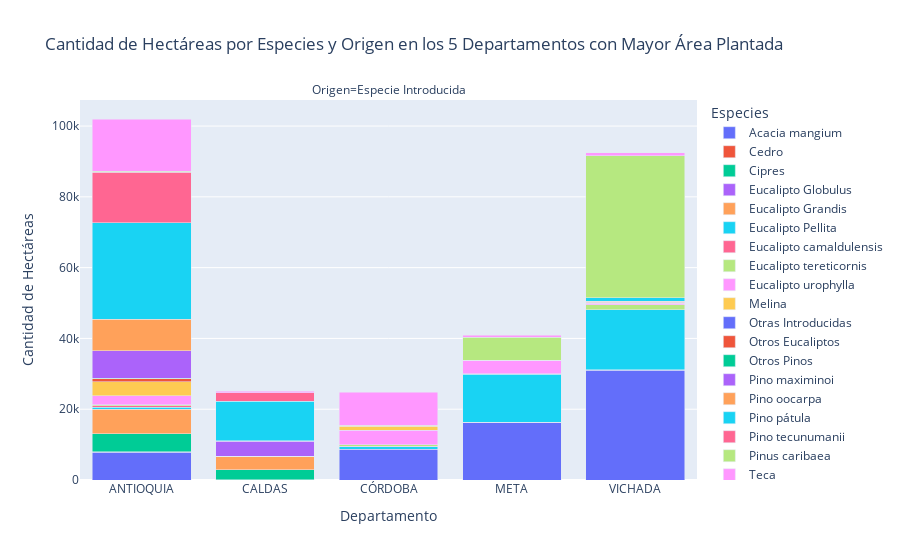

The cell this chart's notebook holds for it:
### Code cell
hectareas_por_especies_introducida = hectareas_por_especies_origen[hectareas_por_especies_origen['Agrupacion por Origen'] == 'Especie Introducida']
#Crear el gráfico de barras apiladas
fig = px.bar(hectareas_por_especies_introducida,
             x='Departamento',
             y='Hectareas (Ha)',
             color='Agrupacion por Especies Reforestacion Comercial',
             facet_col='Agrupacion por Origen',
             title='Cantidad de Hectáreas por Especies y Origen en los 5 Departamentos con Mayor Área Plantada',
             labels={'Hectareas (Ha)': 'Cantidad de Hectáreas', 'Agrupacion por Especies Reforestacion Comercial': 'Especies', 'Agrupacion por Origen': 'Origen'},
             barmode='stack')

# Mostrar el gráfico
fig.show()

### Figure 1 — Plotly figure (JSON) as saved in the notebook; plotly's stock layout.template omitted (floating-point values rounded to 4 significant figures)
{"data": [{"alignmentgroup": "True", "hovertemplate": "Especies=Acacia mangium<br>Origen=Especie Introducida<br>Departamento=%{x}<br>Cantidad de Hectáreas=%{y}<extra></extra>", "legendgroup": "Acacia mangium", "marker": {"color": "#636efa", "pattern": {"shape": ""}}, "name": "Acacia mangium", "offsetgroup": "Acacia mangium", "orientation": "v", "showlegend": true, "textposition": "auto", "type": "bar", "x": ["ANTIOQUIA", "CALDAS", "CÓRDOBA", "META", "VICHADA"], "xaxis": "x", "y": [7834.0, 21.3, 8725.0, 16360.0, 31060.0], "yaxis": "y"}, {"alignmentgroup": "True", "hovertemplate": "Especies=Cedro<br>Origen=Especie Introducida<br>Departamento=%{x}<br>Cantidad de Hectáreas=%{y}<extra></extra>", "legendgroup": "Cedro", "marker": {"color": "#EF553B", "pattern": {"shape": ""}}, "name": "Cedro", "offsetgroup": "Cedro", "orientation": "v", "showlegend": true, "textposition": "auto", "type": "bar", "x": ["ANTIOQUIA"], "xaxis": "x", "y": [140.8], "yaxis": "y"}, {"alignmentgroup": "True", "hovertemplate": "Especies=Cipres<br>Origen=Especie Introducida<br>Departamento=%{x}<br>Cantidad de Hectáreas=%{y}<extra></extra>", "legendgroup": "Cipres", "marker": {"color": "#00cc96", "pattern": {"shape": ""}}, "name": "Cipres", "offsetgroup": "Cipres", "orientation": "v", "showlegend": true, "textposition": "auto", "type": "bar", "x": ["ANTIOQUIA", "CALDAS"], "xaxis": "x", "y": [5069.0, 2838.0], "yaxis": "y"}, {"alignmentgroup": "True", "hovertemplate": "Especies=Eucalipto Globulus<br>Origen=Especie Introducida<br>Departamento=%{x}<br>Cantidad de Hectáreas=%{y}<extra></extra>", "legendgroup": "Eucalipto Globulus", "marker": {"color": "#ab63fa", "pattern": {"shape": ""}}, "name": "Eucalipto Globulus", "offsetgroup": "Eucalipto Globulus", "orientation": "v", "showlegend": true, "textposition": "auto", "type": "bar", "x": ["ANTIOQUIA", "CALDAS"], "xaxis": "x", "y": [3.2, 50.4], "yaxis": "y"}, {"alignmentgroup": "True", "hovertemplate": "Especies=Eucalipto Grandis<br>Origen=Especie Introducida<br>Departamento=%{x}<br>Cantidad de Hectáreas=%{y}<extra></extra>", "legendgroup": "Eucalipto Grandis", "marker": {"color": "#FFA15A", "pattern": {"shape": ""}}, "name": "Eucalipto Grandis", "offsetgroup": "Eucalipto Grandis", "orientation": "v", "showlegend": true, "textposition": "auto", "type": "bar", "x": ["ANTIOQUIA", "CALDAS", "META", "VICHADA"], "xaxis": "x", "y": [6963.0, 3784.0, 0.3, 73.8], "yaxis": "y"}, {"alignmentgroup": "True", "hovertemplate": "Especies=Eucalipto Pellita<br>Origen=Especie Introducida<br>Departamento=%{x}<br>Cantidad de Hectáreas=%{y}<extra></extra>", "legendgroup": "Eucalipto Pellita", "marker": {"color": "#19d3f3", "pattern": {"shape": ""}}, "name": "Eucalipto Pellita", "offsetgroup": "Eucalipto Pellita", "orientation": "v", "showlegend": true, "textposition": "auto", "type": "bar", "x": ["ANTIOQUIA", "CALDAS", "CÓRDOBA", "META", "VICHADA"], "xaxis": "x", "y": [585.1, 1.3, 722.3, 13470.0, 17040.0], "yaxis": "y"}, {"alignmentgroup": "True", "hovertemplate": "Especies=Eucalipto camaldulensis<br>Origen=Especie Introducida<br>Departamento=%{x}<br>Cantidad de Hectáreas=%{y}<extra></extra>", "legendgroup": "Eucalipto camaldulensis", "marker": {"color": "#FF6692", "pattern": {"shape": ""}}, "name": "Eucalipto camaldulensis", "offsetgroup": "Eucalipto camaldulensis", "orientation": "v", "showlegend": true, "textposition": "auto", "type": "bar", "x": ["ANTIOQUIA", "CALDAS", "CÓRDOBA"], "xaxis": "x", "y": [442.9, 0.1, 55.5], "yaxis": "y"}, {"alignmentgroup": "True", "hovertemplate": "Especies=Eucalipto tereticornis<br>Origen=Especie Introducida<br>Departamento=%{x}<br>Cantidad de Hectáreas=%{y}<extra></extra>", "legendgroup": "Eucalipto tereticornis", "marker": {"color": "#B6E880", "pattern": {"shape": ""}}, "name": "Eucalipto tereticornis", "offsetgroup": "Eucalipto tereticornis", "orientation": "v", "showlegend": true, "textposition": "auto", "type": "bar", "x": ["ANTIOQUIA", "CALDAS", "CÓRDOBA", "META", "VICHADA"], "xaxis": "x", "y": [224.6, 7, 495.4, 134, 1391.0], "yaxis": "y"}, {"alignmentgroup": "True", "hovertemplate": "Especies=Eucalipto urophylla<br>Origen=Especie Introducida<br>Departamento=%{x}<br>Cantidad de Hectáreas=%{y}<extra></extra>", "legendgroup": "Eucalipto urophylla", "marker": {"color": "#FF97FF", "pattern": {"shape": ""}}, "name": "Eucalipto urophylla", "offsetgroup": "Eucalipto urophylla", "orientation": "v", "showlegend": true, "textposition": "auto", "type": "bar", "x": ["ANTIOQUIA", "CÓRDOBA", "META", "VICHADA"], "xaxis": "x", "y": [2532, 4088.0, 3756.0, 418.6], "yaxis": "y"}, {"alignmentgroup": "True", "hovertemplate": "Especies=Melina<br>Origen=Especie Introducida<br>Departamento=%{x}<br>Cantidad de Hectáreas=%{y}<extra></extra>", "legendgroup": "Melina", "marker": {"color": "#FECB52", "pattern": {"shape": ""}}, "name": "Melina", "offsetgroup": "Melina", "orientation": "v", "showlegend": true, "textposition": "auto", "type": "bar", "x": ["ANTIOQUIA", "CALDAS", "CÓRDOBA", "META", "VICHADA"], "xaxis": "x", "y": [4029, 25.7, 1146.0, 32, 106.9], "yaxis": "y"}, {"alignmentgroup": "True", "hovertemplate": "Especies=Otras Introducidas<br>Origen=Especie Introducida<br>Departamento=%{x}<br>Cantidad de Hectáreas=%{y}<extra></extra>", "legendgroup": "Otras Introducidas", "marker": {"color": "#636efa", "pattern": {"shape": ""}}, "name": "Otras Introducidas", "offsetgroup": "Otras Introducidas", "orientation": "v", "showlegend": true, "textposition": "auto", "type": "bar", "x": ["ANTIOQUIA"], "xaxis": "x", "y": [3], "yaxis": "y"}, {"alignmentgroup": "True", "hovertemplate": "Especies=Otros Eucaliptos<br>Origen=Especie Introducida<br>Departamento=%{x}<br>Cantidad de Hectáreas=%{y}<extra></extra>", "legendgroup": "Otros Eucaliptos", "marker": {"color": "#EF553B", "pattern": {"shape": ""}}, "name": "Otros Eucaliptos", "offsetgroup": "Otros Eucaliptos", "orientation": "v", "showlegend": true, "textposition": "auto", "type": "bar", "x": ["ANTIOQUIA", "CALDAS", "CÓRDOBA", "META", "VICHADA"], "xaxis": "x", "y": [764.9, 38.6, 185.1, 7.3, 168.4], "yaxis": "y"}, {"alignmentgroup": "True", "hovertemplate": "Especies=Otros Pinos<br>Origen=Especie Introducida<br>Departamento=%{x}<br>Cantidad de Hectáreas=%{y}<extra></extra>", "legendgroup": "Otros Pinos", "marker": {"color": "#00cc96", "pattern": {"shape": ""}}, "name": "Otros Pinos", "offsetgroup": "Otros Pinos", "orientation": "v", "showlegend": true, "textposition": "auto", "type": "bar", "x": ["ANTIOQUIA", "CALDAS", "META", "VICHADA"], "xaxis": "x", "y": [154.6, 13.6, 0.1, 166.7], "yaxis": "y"}, {"alignmentgroup": "True", "hovertemplate": "Especies=Pino maximinoi<br>Origen=Especie Introducida<br>Departamento=%{x}<br>Cantidad de Hectáreas=%{y}<extra></extra>", "legendgroup": "Pino maximinoi", "marker": {"color": "#ab63fa", "pattern": {"shape": ""}}, "name": "Pino maximinoi", "offsetgroup": "Pino maximinoi", "orientation": "v", "showlegend": true, "textposition": "auto", "type": "bar", "x": ["ANTIOQUIA", "CALDAS"], "xaxis": "x", "y": [7714.0, 4232.0], "yaxis": "y"}, {"alignmentgroup": "True", "hovertemplate": "Especies=Pino oocarpa<br>Origen=Especie Introducida<br>Departamento=%{x}<br>Cantidad de Hectáreas=%{y}<extra></extra>", "legendgroup": "Pino oocarpa", "marker": {"color": "#FFA15A", "pattern": {"shape": ""}}, "name": "Pino oocarpa", "offsetgroup": "Pino oocarpa", "orientation": "v", "showlegend": true, "textposition": "auto", "type": "bar", "x": ["ANTIOQUIA", "CALDAS", "META", "VICHADA"], "xaxis": "x", "y": [8898.0, 46.8, 26.2, 70.4], "yaxis": "y"}, {"alignmentgroup": "True", "hovertemplate": "Especies=Pino pátula<br>Origen=Especie Introducida<br>Departamento=%{x}<br>Cantidad de Hectáreas=%{y}<extra></extra>", "legendgroup": "Pino pátula", "marker": {"color": "#19d3f3", "pattern": {"shape": ""}}, "name": "Pino pátula", "offsetgroup": "Pino pátula", "orientation": "v", "showlegend": true, "textposition": "auto", "type": "bar", "x": ["ANTIOQUIA", "CALDAS", "CÓRDOBA", "VICHADA"], "xaxis": "x", "y": [27340.0, 11150.0, 12, 1000], "yaxis": "y"}, {"alignmentgroup": "True", "hovertemplate": "Especies=Pino tecunumanii<br>Origen=Especie Introducida<br>Departamento=%{x}<br>Cantidad de Hectáreas=%{y}<extra></extra>", "legendgroup": "Pino tecunumanii", "marker": {"color": "#FF6692", "pattern": {"shape": ""}}, "name": "Pino tecunumanii", "offsetgroup": "Pino tecunumanii", "orientation": "v", "showlegend": true, "textposition": "auto", "type": "bar", "x": ["ANTIOQUIA", "CALDAS", "META", "VICHADA"], "xaxis": "x", "y": [14280.0, 2422.0, 16.4, 60.1], "yaxis": "y"}, {"alignmentgroup": "True", "hovertemplate": "Especies=Pinus caribaea<br>Origen=Especie Introducida<br>Departamento=%{x}<br>Cantidad de Hectáreas=%{y}<extra></extra>", "legendgroup": "Pinus caribaea", "marker": {"color": "#B6E880", "pattern": {"shape": ""}}, "name": "Pinus caribaea", "offsetgroup": "Pinus caribaea", "orientation": "v", "showlegend": true, "textposition": "auto", "type": "bar", "x": ["ANTIOQUIA", "META", "VICHADA"], "xaxis": "x", "y": [228, 6577, 40035], "yaxis": "y"}, {"alignmentgroup": "True", "hovertemplate": "Especies=Teca<br>Origen=Especie Introducida<br>Departamento=%{x}<br>Cantidad de Hectáreas=%{y}<extra></extra>", "legendgroup": "Teca", "marker": {"color": "#FF97FF", "pattern": {"shape": ""}}, "name": "Teca", "offsetgroup": "Teca", "orientation": "v", "showlegend": true, "textposition": "auto", "type": "bar", "x": ["ANTIOQUIA", "CALDAS", "CÓRDOBA", "META", "VICHADA"], "xaxis": "x", "y": [14790.0, 503.6, 9395.0, 470.1, 890.5], "yaxis": "y"}], "layout": {"annotations": [{"font": {}, "showarrow": false, "text": "Origen=Especie Introducida", "x": 0.5, "xanchor": "center", "xref": "paper", "y": 1, "yanchor": "bottom", "yref": "paper"}], "autosize": true, "barmode": "stack", "legend": {"title": {"text": "Especies"}, "tracegroupgap": 0}, "title": {"text": "Cantidad de Hectáreas por Especies y Origen en los 5 Departamentos con Mayor Área Plantada"}, "xaxis": {"anchor": "y", "autorange": true, "domain": [0, 1], "range": [-0.5, 4.5], "title": {"text": "Departamento"}, "type": "category"}, "yaxis": {"anchor": "x", "autorange": true, "domain": [0, 1], "range": [0, 107400.0], "title": {"text": "Cantidad de Hectáreas"}, "type": "linear"}}}
